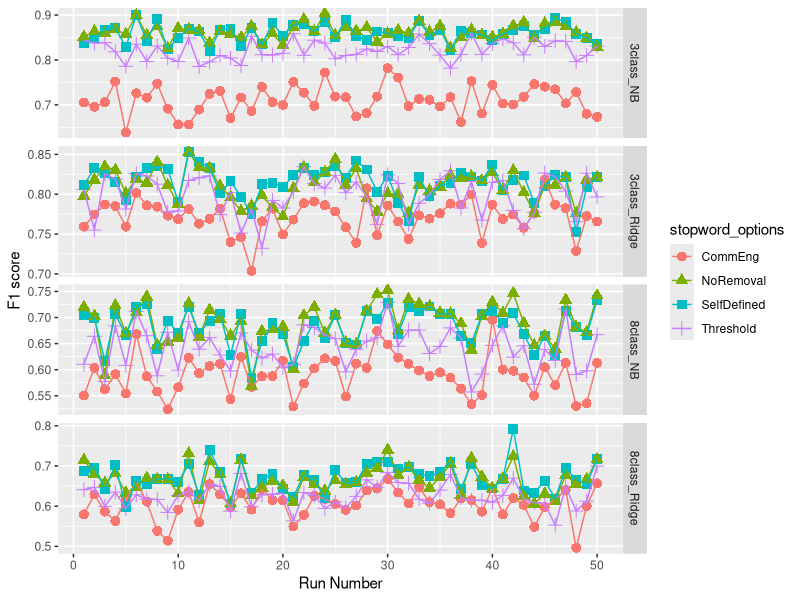

Source code (R):
setwd("D:/Study/Thesis/Experiments/Util/RPlots")
library("ggplot2")
featuresdata = read.csv("ss_04_03_stopwords.csv")
p <- ggplot(featuresdata, aes(x=run, y=f1, group=stopword_options))+ labs(x = "Run Number", y = "F1 score" )
q <- p + geom_point(aes(color=stopword_options, shape=stopword_options), size = 3) + geom_line(aes(color=stopword_options))
q + facet_grid(comb ~ ., scale = "free_y")